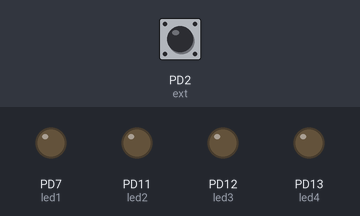
The program below on a simulated pyboard running MicroPython. Shown: output pins drawn as LEDs (lit = HIGH). Inputs (shaded band) come from the test bench; at power-on: PD2 (ext) LOW.

Above: at 1.2 s.
1.3 s: PD2 (ext) pulsed HIGH 5 times (0.12 s each, 0.3 s apart)
At 3.4 s:
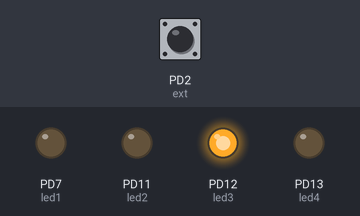
4.3 s: PD2 (ext) pulled HIGH for 0.15 s
At 4.7 s:
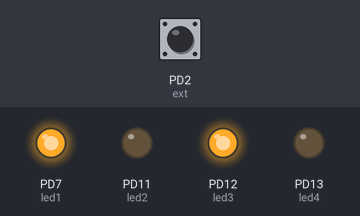
5.9 s: PD2 (ext) pulled HIGH for 1 s
At 7.1 s:
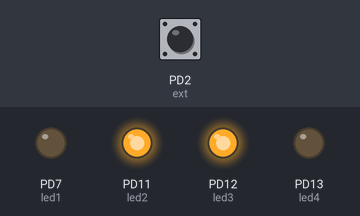
8.4 s: PD2 (ext) pulled HIGH for 0.15 s
At 9.0 s:
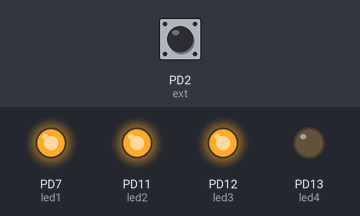
10.0 s: PD2 (ext) pulled HIGH for 3.2 s
At 10.3 s:
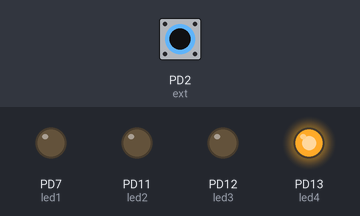
14.7 s: PD2 (ext) pulled HIGH for 0.15 s
At 15.0 s:
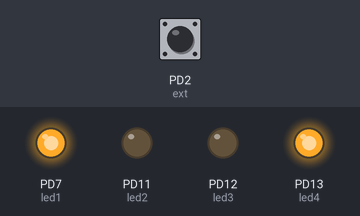
Timing chart, 0 to 17.3 s (numbered marks = the images above; inputs shaded):
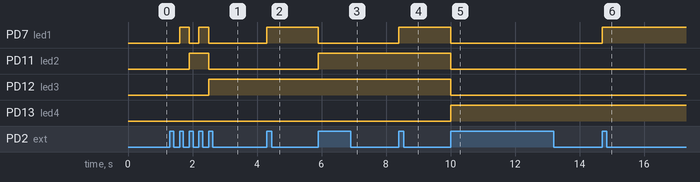

Measured:
- after the input at 1.3 s, PD7 (led1): alternates HIGH for 0.30 s and LOW for 0.30 s, 4 changes in all, then stays LOW, starting after 0.30 s; PD11 (led2): LOW → HIGH after 0.60 s, → LOW 0.60 s later; PD12 (led3): LOW → HIGH after 1.2 s
- after the input at 4.3 s, PD7 (led1): LOW → HIGH at once
- after the input at 5.9 s, PD7 (led1): HIGH → LOW at once; PD11 (led2): LOW → HIGH at once
- after the input at 8.4 s, PD7 (led1): LOW → HIGH at once
- after the input at 10.0 s, PD7 (led1), PD11 (led2), PD12 (led3): HIGH → LOW at once; PD13 (led4): LOW → HIGH at once
- after the input at 14.7 s, PD7 (led1): LOW → HIGH at once

The program:

int_switch_1.py
```python
import pyb, machine

def led_init():
  global led1,led2,led3,led4
  led1 = pyb.Pin('D7', pyb.Pin.OUT_PP)  #LED1
  led2 = pyb.Pin('D11', pyb.Pin.OUT_PP) #LED2
  led3 = pyb.Pin('D12', pyb.Pin.OUT_PP) #LED3
  led4 = pyb.Pin('D13', pyb.Pin.OUT_PP) #LED4
  led1.low()
  led2.low()
  led3.low()
  led4.low()

def led_out_bdigit(led_data):
  if (led_data & 0x01) == 0:
    led1.low()
  else:
    led1.high()
  if (led_data & 0x02) == 0:
    led2.low()
  else:
    led2.high()
  if (led_data & 0x04) == 0:
    led3.low()
  else:
    led3.high()
  if (led_data & 0x08) == 0:
    led4.low()
  else:
    led4.high()

def exti15_10_irqhandler(line):
  global led_count
  led_out_bdigit(led_count)
  led_count += 1

def switch_push_init():
  global ext
  ext = pyb.ExtInt("D2", pyb.ExtInt.IRQ_RISING, pyb.Pin.PULL_DOWN, exti15_10_irqhandler)

def main():
  global led_count

  machine.disable_irq()
  led_init()
  switch_push_init()
  led_count = 0
  machine.enable_irq()

  while True:
    pass

if __name__ == '__main__':
  main()
```
